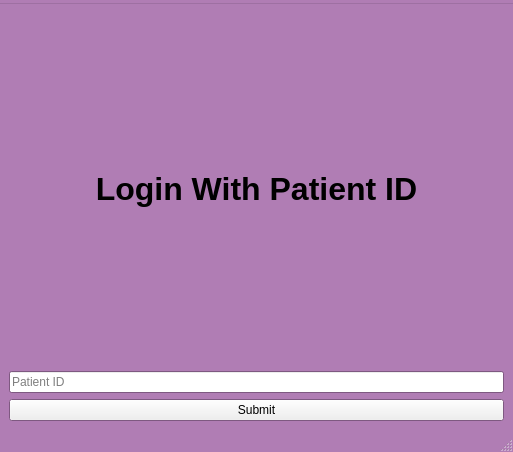
<?xml version="1.0" encoding="UTF-8"?>
<ui version="4.0">
 <class>Login</class>
 <widget class="QMainWindow" name="Login">
  <property name="geometry">
   <rect>
    <x>0</x>
    <y>0</y>
    <width>513</width>
    <height>452</height>
   </rect>
  </property>
  <property name="palette">
   <palette>
    <active>
     <colorrole role="Window">
      <brush brushstyle="SolidPattern">
       <color alpha="255">
        <red>176</red>
        <green>125</green>
        <blue>180</blue>
       </color>
      </brush>
     </colorrole>
     <colorrole role="Highlight">
      <brush brushstyle="SolidPattern">
       <color alpha="255">
        <red>0</red>
        <green>170</green>
        <blue>0</blue>
       </color>
      </brush>
     </colorrole>
     <colorrole role="AlternateBase">
      <brush brushstyle="SolidPattern">
       <color alpha="255">
        <red>65</red>
        <green>65</green>
        <blue>65</blue>
       </color>
      </brush>
     </colorrole>
    </active>
    <inactive>
     <colorrole role="Window">
      <brush brushstyle="SolidPattern">
       <color alpha="255">
        <red>176</red>
        <green>125</green>
        <blue>180</blue>
       </color>
      </brush>
     </colorrole>
     <colorrole role="Highlight">
      <brush brushstyle="SolidPattern">
       <color alpha="255">
        <red>0</red>
        <green>170</green>
        <blue>0</blue>
       </color>
      </brush>
     </colorrole>
     <colorrole role="AlternateBase">
      <brush brushstyle="SolidPattern">
       <color alpha="255">
        <red>65</red>
        <green>65</green>
        <blue>65</blue>
       </color>
      </brush>
     </colorrole>
    </inactive>
    <disabled>
     <colorrole role="Base">
      <brush brushstyle="SolidPattern">
       <color alpha="255">
        <red>176</red>
        <green>125</green>
        <blue>180</blue>
       </color>
      </brush>
     </colorrole>
     <colorrole role="Window">
      <brush brushstyle="SolidPattern">
       <color alpha="255">
        <red>176</red>
        <green>125</green>
        <blue>180</blue>
       </color>
      </brush>
     </colorrole>
     <colorrole role="AlternateBase">
      <brush brushstyle="SolidPattern">
       <color alpha="255">
        <red>65</red>
        <green>65</green>
        <blue>65</blue>
       </color>
      </brush>
     </colorrole>
    </disabled>
   </palette>
  </property>
  <property name="windowTitle">
   <string>MainWindow</string>
  </property>
  <property name="autoFillBackground">
   <bool>false</bool>
  </property>
  <widget class="QWidget" name="centralwidget">
   <layout class="QVBoxLayout" name="verticalLayout">
    <item>
     <widget class="QLabel" name="title">
      <property name="minimumSize">
       <size>
        <width>151</width>
        <height>71</height>
       </size>
      </property>
      <property name="font">
       <font>
        <pointsize>24</pointsize>
        <bold>true</bold>
       </font>
      </property>
      <property name="text">
       <string>Login With Patient ID</string>
      </property>
      <property name="textFormat">
       <enum>Qt::TextFormat::AutoText</enum>
      </property>
      <property name="scaledContents">
       <bool>true</bool>
      </property>
      <property name="alignment">
       <set>Qt::AlignmentFlag::AlignCenter</set>
      </property>
      <property name="wordWrap">
       <bool>false</bool>
      </property>
     </widget>
    </item>
    <item>
     <widget class="QLineEdit" name="patient_id">
      <property name="inputMask">
       <string extracomment="password"/>
      </property>
      <property name="text">
       <string comment="password"/>
      </property>
      <property name="placeholderText">
       <string extracomment="password">Patient ID</string>
      </property>
     </widget>
    </item>
    <item>
     <widget class="QPushButton" name="submit">
      <property name="text">
       <string>Submit</string>
      </property>
     </widget>
    </item>
   </layout>
  </widget>
  <widget class="QMenuBar" name="menubar">
   <property name="geometry">
    <rect>
     <x>0</x>
     <y>0</y>
     <width>513</width>
     <height>33</height>
    </rect>
   </property>
   <property name="autoFillBackground">
    <bool>true</bool>
   </property>
   <widget class="QMenu" name="menuTest">
    <property name="sizePolicy">
     <sizepolicy hsizetype="Maximum" vsizetype="Maximum">
      <horstretch>0</horstretch>
      <verstretch>0</verstretch>
     </sizepolicy>
    </property>
    <property name="title">
     <string/>
    </property>
    <property name="icon">
     <iconset>
      <normaloff>../ADPS_logo_L.png</normaloff>../ADPS_logo_L.png</iconset>
    </property>
    <addaction name="actionHom"/>
    <addaction name="actionPatient_Survey"/>
    <addaction name="actionCognitive_Test"/>
    <addaction name="actionGenetict_Test"/>
    <addaction name="actionResults"/>
    <addaction name="actionLogout"/>
   </widget>
   <addaction name="menuTest"/>
  </widget>
  <widget class="QStatusBar" name="statusbar"/>
  <action name="actionHom">
   <property name="text">
    <string>Home</string>
   </property>
  </action>
  <action name="actionPatient_Survey">
   <property name="text">
    <string>Patient Survey</string>
   </property>
  </action>
  <action name="actionCognitive_Test">
   <property name="text">
    <string>Cognitive Test</string>
   </property>
  </action>
  <action name="actionGenetict_Test">
   <property name="text">
    <string>Genetict Test</string>
   </property>
  </action>
  <action name="actionResults">
   <property name="text">
    <string>Results</string>
   </property>
  </action>
  <action name="actionLogout">
   <property name="icon">
    <iconset theme="application-exit"/>
   </property>
   <property name="text">
    <string>Logout</string>
   </property>
   <property name="menuRole">
    <enum>QAction::MenuRole::QuitRole</enum>
   </property>
  </action>
 </widget>
 <resources/>
 <connections/>
</ui>
